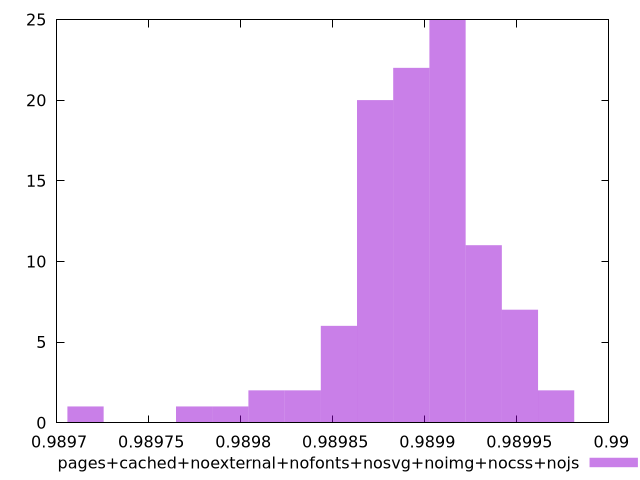

This chart was generated by the following gnuplot code:
$_pagesCachedNoexternalNofontsNosvgNoimgNocssNojs <<EOF
0.9899320212646441 11
0.9897746987876358 1
0.989912355955018 25
0.9898533600261399 6
0.989892690645392 22
0.989833694716514 2
0.9898730253357659 20
0.98995168657427 7
0.9899713518838961 2
0.9898140294068879 2
0.9897157028587578 1
0.9897943640972618 1
EOF
set key outside below
set terminal pngcairo
set output "report_00005_2020-11-02T22-26-11.212Z/first-meaningful-paint/pages+cached+noexternal+nofonts+nosvg+noimg+nocss+nojs//hist.png"
set yrange [0:25]
set boxwidth 0.000019665309626028408
set style fill transparent solid 0.5 noborder
plot $_pagesCachedNoexternalNofontsNosvgNoimgNocssNojs title "pages+cached+noexternal+nofonts+nosvg+noimg+nocss+nojs" with boxes ,
